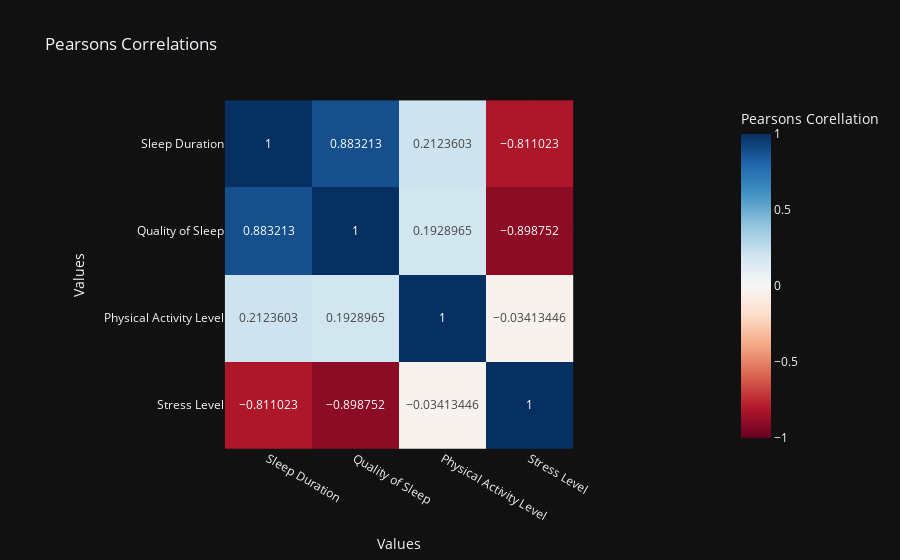

The cell this chart's notebook holds for it:
### Markdown cell above
---


We can see that there is such a big dependence, but from 45 till 54 there is exception. After previous analise I can mention, that level of stress affects the physical activity.

But lets look at numeratic statistics. I am going to use numpy to do it.

I am using Pirson's corelation formula.


---

### Code cell
interest_columns = ['Sleep Duration', 'Quality of Sleep', 'Physical Activity Level', 'Stress Level']
grouped_df = df[interest_columns]

correl_mtx = grouped_df.corr(method='pearson')
fig_temp = px.imshow(
    correl_mtx,
    text_auto=True,
    color_continuous_scale='RdBu',
    range_color=[-1, 1],
    labels=dict(color='Pearsons Corellation'),
    x=correl_mtx.columns,
    y=correl_mtx.index,
    title='Pearsons Correlations'
)

fig_temp.update_layout(
    xaxis_title="Values",
    yaxis_title="Values",
    template='plotly_dark'
)

fig_temp.show()

### Figure 1 — Plotly figure (JSON) as saved in the notebook; plotly's stock layout.template omitted (floating-point values rounded to 4 significant figures)
{"data": [{"coloraxis": "coloraxis", "hovertemplate": "x: %{x}<br>y: %{y}<br>Pearsons Corellation: %{z}<extra></extra>", "name": "0", "texttemplate": "%{z}", "type": "heatmap", "x": ["Sleep Duration", "Quality of Sleep", "Physical Activity Level", "Stress Level"], "xaxis": "x", "y": ["Sleep Duration", "Quality of Sleep", "Physical Activity Level", "Stress Level"], "yaxis": "y", "z": [[1, 0.8832, 0.2124, -0.811], [0.8832, 1, 0.1929, -0.8988], [0.2124, 0.1929, 1, -0.03413], [-0.811, -0.8988, -0.03413, 1]]}], "layout": {"coloraxis": {"cmax": 1, "cmin": -1, "colorbar": {"title": {"text": "Pearsons Corellation"}}, "colorscale": [[0, "rgb(103,0,31)"], [0.1, "rgb(178,24,43)"], [0.2, "rgb(214,96,77)"], [0.3, "rgb(244,165,130)"], [0.4, "rgb(253,219,199)"], [0.5, "rgb(247,247,247)"], [0.6, "rgb(209,229,240)"], [0.7, "rgb(146,197,222)"], [0.8, "rgb(67,147,195)"], [0.9, "rgb(33,102,172)"], [1, "rgb(5,48,97)"]]}, "title": {"text": "Pearsons Correlations"}, "xaxis": {"anchor": "y", "constrain": "domain", "domain": [0, 1], "scaleanchor": "y", "title": {"text": "Values"}}, "yaxis": {"anchor": "x", "autorange": "reversed", "constrain": "domain", "domain": [0, 1], "title": {"text": "Values"}}}}
